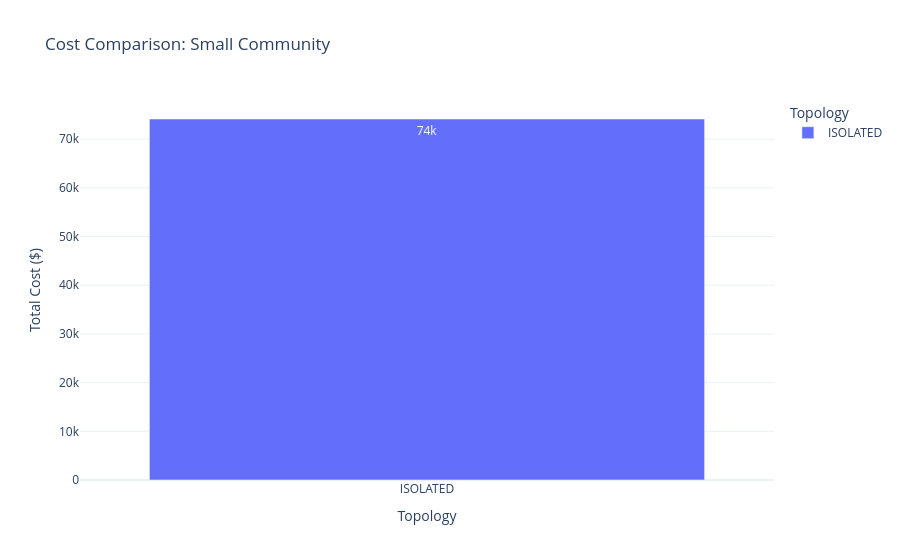

Here is the notebook cell this chart was saved with:
### Code cell
# Configuration matching your JSON batch
SCENARIO = "small_community"
OBJECTIVE = "soo"
TOPOLOGIES_TO_COMPARE = ["isolated", "mst"]

comparison_results = []
for topo in TOPOLOGIES_TO_COMPARE:
    search_path = os.path.join(base_dir, SCENARIO, "optimisation_histories", OBJECTIVE, f"*_{topo}_*.db")
    files = sorted(glob.glob(search_path), key=os.path.getmtime)
    
    if files:
        latest_file = files[-1]
        storage_url = f"sqlite:///{os.path.abspath(latest_file)}"
        study_name = optuna.get_all_study_summaries(storage=storage_url)[0].study_name
        topo_study = optuna.load_study(study_name=study_name, storage=storage_url)
        
        comparison_results.append({
            "Topology": topo.upper(),
            "Total Cost ($)": topo_study.best_trial.value
        })

if comparison_results:
    df = pd.DataFrame(comparison_results)
    fig = px.bar(df, x="Topology", y="Total Cost ($)", text_auto=".2s", 
                 color="Topology", title=f"Cost Comparison: {SCENARIO.replace('_', ' ').title()}")
    fig.update_layout(template="plotly_white")
    fig.show()
else:
    print("No databases found to compare.")

### Figure 1 — Plotly figure (JSON) as saved in the notebook; plotly's stock layout.template omitted (floating-point values rounded to 4 significant figures)
{"data": [{"hovertemplate": "Topology=%{x}<br>Total Cost ($)=%{y}<extra></extra>", "legendgroup": "ISOLATED", "marker": {"color": "#636efa", "pattern": {"shape": ""}}, "name": "ISOLATED", "orientation": "v", "showlegend": true, "textposition": "auto", "texttemplate": "%{y:.2s}", "type": "bar", "x": ["ISOLATED"], "xaxis": "x", "y": [74140.0], "yaxis": "y"}], "layout": {"barmode": "relative", "legend": {"title": {"text": "Topology"}, "tracegroupgap": 0}, "title": {"text": "Cost Comparison: Small Community"}, "xaxis": {"anchor": "y", "categoryarray": ["ISOLATED"], "categoryorder": "array", "domain": [0, 1], "title": {"text": "Topology"}}, "yaxis": {"anchor": "x", "domain": [0, 1], "title": {"text": "Total Cost ($)"}}}}
